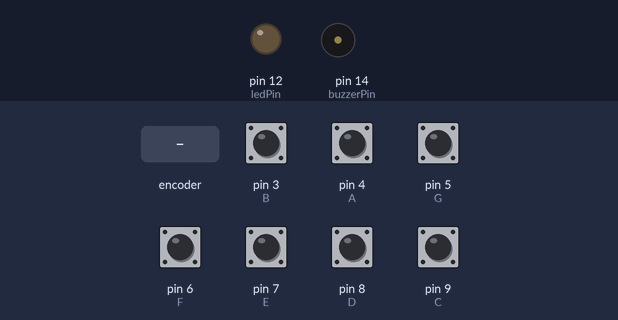
Bench run of a sketch on a simulated Arduino Uno, built with avr-gcc and run on an emulated ATmega328P. Shown: output pins drawn as LEDs (lit = HIGH), buzzer (waves = sounding). Dashed ring = blinking. The test bench sets the inputs (shaded band); at power-on: pin 3 (B), pin 4 (A), pin 5 (G), pin 6 (F), pin 7 (E), pin 8 (D), pin 9 (C) HIGH.

Above: at 1.2 s.
1.3 s: rotary encoder on pin 4 (A) / pin 3 (B) turned 3 steps (first pin leading)
At 1.51 s:
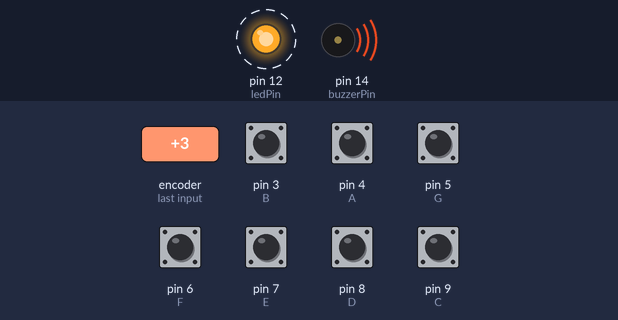
Timing chart, 0 to 4.3 s (numbered marks = the images above; inputs shaded):
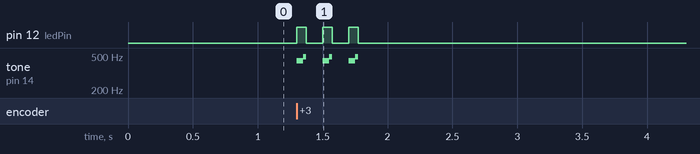

Measured:
- after the input at 1.3 s, pin 12 (ledPin): alternates HIGH for 0.07 s and LOW for 0.13 s, 6 changes in all, then stays LOW, starting at once; tone on pin 14 (buzzerPin): silent → 440 Hz at once, then repeats every 0.20 s: 493 Hz 0.03 s, silent 0.13 s, 440 Hz 0.05 s, until it stays silent from 1.8 s

The sketch:

ArduinoPiano.ino
```cpp
//Arduino Piano
/*

Visit the Channel for more interesting projects

https://www.youtube.com/channel/UCks-9JSnVb22dlqtMgPjrlg

*/

#define T_C 262
#define T_D 294
#define T_E 330
#define T_F 349
#define T_G 392
#define T_A 440
#define T_B 493

const int C = 9;
const int D = 8;
const int E = 7;
const int F = 6;
const int G = 5;
const int A = 4;
const int B = 3;

const int buzzerPin = 14;
const int ledPin = 12;

void setup()
{
  pinMode(ledPin, OUTPUT);
  pinMode(C, INPUT);
  digitalWrite(C,HIGH);

  pinMode(D, INPUT);
  digitalWrite(D,HIGH);

  pinMode(E, INPUT);
  digitalWrite(E,HIGH);

  pinMode(F, INPUT);
  digitalWrite(F,HIGH);

  pinMode(G, INPUT);
  digitalWrite(G,HIGH);

  pinMode(A, INPUT);
  digitalWrite(A,HIGH);

  pinMode(B, INPUT);
  digitalWrite(B,HIGH);

   digitalWrite(ledPin,LOW);
}

void loop()
{
  while(digitalRead(C) == LOW)
  {
    tone(buzzerPin,T_C);
    digitalWrite(ledPin,HIGH);
  }

  while(digitalRead(D) == LOW)
  {
    tone(buzzerPin,T_D);
    digitalWrite(ledPin,HIGH);
  }

  while(digitalRead(E) == LOW)
  {
    tone(buzzerPin,T_E);
    digitalWrite(ledPin,HIGH);
  }

  while(digitalRead(F) == LOW)
  {
    tone(buzzerPin,T_F);
    digitalWrite(ledPin,HIGH);
  }

  while(digitalRead(G) == LOW)
  {
    tone(buzzerPin,T_G);
    digitalWrite(ledPin,HIGH);
  }

  while(digitalRead(A) == LOW)
  {
    tone(buzzerPin,T_A);
    digitalWrite(ledPin,HIGH);
  }

  while(digitalRead(B) == LOW)
  {
    tone(buzzerPin,T_B);
    digitalWrite(ledPin,HIGH);
  }

  noTone(buzzerPin);
  digitalWrite(ledPin,LOW);

}
```
